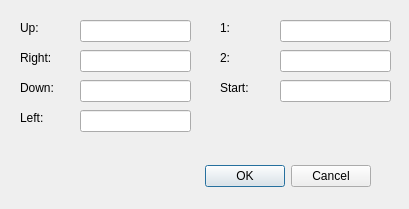
<?xml version="1.0" encoding="UTF-8"?>
<ui version="4.0">
 <class>InputSettings</class>
 <widget class="QDialog" name="InputSettings">
  <property name="windowModality">
   <enum>Qt::WindowModal</enum>
  </property>
  <property name="geometry">
   <rect>
    <x>0</x>
    <y>0</y>
    <width>409</width>
    <height>209</height>
   </rect>
  </property>
  <property name="windowTitle">
   <string>Input Settings</string>
  </property>
  <property name="modal">
   <bool>true</bool>
  </property>
  <widget class="QDialogButtonBox" name="buttonBox">
   <property name="geometry">
    <rect>
     <x>30</x>
     <y>160</y>
     <width>341</width>
     <height>32</height>
    </rect>
   </property>
   <property name="orientation">
    <enum>Qt::Horizontal</enum>
   </property>
   <property name="standardButtons">
    <set>QDialogButtonBox::Cancel|QDialogButtonBox::Ok</set>
   </property>
  </widget>
  <widget class="QLineEdit" name="lineEditUp">
   <property name="geometry">
    <rect>
     <x>80</x>
     <y>20</y>
     <width>111</width>
     <height>22</height>
    </rect>
   </property>
   <property name="readOnly">
    <bool>false</bool>
   </property>
  </widget>
  <widget class="QLabel" name="label">
   <property name="geometry">
    <rect>
     <x>20</x>
     <y>20</y>
     <width>62</width>
     <height>16</height>
    </rect>
   </property>
   <property name="text">
    <string>Up:</string>
   </property>
  </widget>
  <widget class="QLabel" name="label_2">
   <property name="geometry">
    <rect>
     <x>20</x>
     <y>50</y>
     <width>62</width>
     <height>16</height>
    </rect>
   </property>
   <property name="text">
    <string>Right:</string>
   </property>
  </widget>
  <widget class="QLabel" name="label_3">
   <property name="geometry">
    <rect>
     <x>20</x>
     <y>80</y>
     <width>62</width>
     <height>16</height>
    </rect>
   </property>
   <property name="text">
    <string>Down:</string>
   </property>
  </widget>
  <widget class="QLabel" name="label_4">
   <property name="geometry">
    <rect>
     <x>20</x>
     <y>110</y>
     <width>62</width>
     <height>16</height>
    </rect>
   </property>
   <property name="text">
    <string>Left:</string>
   </property>
  </widget>
  <widget class="QLineEdit" name="lineEditRight">
   <property name="geometry">
    <rect>
     <x>80</x>
     <y>50</y>
     <width>111</width>
     <height>22</height>
    </rect>
   </property>
  </widget>
  <widget class="QLineEdit" name="lineEditDown">
   <property name="geometry">
    <rect>
     <x>80</x>
     <y>80</y>
     <width>111</width>
     <height>22</height>
    </rect>
   </property>
  </widget>
  <widget class="QLineEdit" name="lineEditLeft">
   <property name="geometry">
    <rect>
     <x>80</x>
     <y>110</y>
     <width>111</width>
     <height>22</height>
    </rect>
   </property>
  </widget>
  <widget class="QLabel" name="label_5">
   <property name="geometry">
    <rect>
     <x>220</x>
     <y>50</y>
     <width>62</width>
     <height>16</height>
    </rect>
   </property>
   <property name="text">
    <string>2:</string>
   </property>
  </widget>
  <widget class="QLineEdit" name="lineEdit2">
   <property name="geometry">
    <rect>
     <x>280</x>
     <y>50</y>
     <width>111</width>
     <height>22</height>
    </rect>
   </property>
  </widget>
  <widget class="QLabel" name="label_6">
   <property name="geometry">
    <rect>
     <x>220</x>
     <y>20</y>
     <width>62</width>
     <height>16</height>
    </rect>
   </property>
   <property name="text">
    <string>1:</string>
   </property>
  </widget>
  <widget class="QLabel" name="label_7">
   <property name="geometry">
    <rect>
     <x>220</x>
     <y>80</y>
     <width>62</width>
     <height>16</height>
    </rect>
   </property>
   <property name="text">
    <string>Start:</string>
   </property>
  </widget>
  <widget class="QLineEdit" name="lineEditStart">
   <property name="geometry">
    <rect>
     <x>280</x>
     <y>80</y>
     <width>111</width>
     <height>22</height>
    </rect>
   </property>
  </widget>
  <widget class="QLineEdit" name="lineEdit1">
   <property name="geometry">
    <rect>
     <x>280</x>
     <y>20</y>
     <width>111</width>
     <height>22</height>
    </rect>
   </property>
  </widget>
 </widget>
 <tabstops>
  <tabstop>lineEditUp</tabstop>
  <tabstop>lineEditRight</tabstop>
  <tabstop>lineEditDown</tabstop>
  <tabstop>lineEditLeft</tabstop>
  <tabstop>lineEdit1</tabstop>
  <tabstop>lineEdit2</tabstop>
  <tabstop>lineEditStart</tabstop>
  <tabstop>buttonBox</tabstop>
 </tabstops>
 <resources/>
 <connections>
  <connection>
   <sender>buttonBox</sender>
   <signal>accepted()</signal>
   <receiver>InputSettings</receiver>
   <slot>SaveKeys()</slot>
   <hints>
    <hint type="sourcelabel">
     <x>248</x>
     <y>254</y>
    </hint>
    <hint type="destinationlabel">
     <x>157</x>
     <y>274</y>
    </hint>
   </hints>
  </connection>
  <connection>
   <sender>buttonBox</sender>
   <signal>rejected()</signal>
   <receiver>InputSettings</receiver>
   <slot>RestoreKeys()</slot>
   <hints>
    <hint type="sourcelabel">
     <x>316</x>
     <y>260</y>
    </hint>
    <hint type="destinationlabel">
     <x>286</x>
     <y>274</y>
    </hint>
   </hints>
  </connection>
 </connections>
 <slots>
  <slot>SaveKeys()</slot>
  <slot>RestoreKeys()</slot>
 </slots>
</ui>
